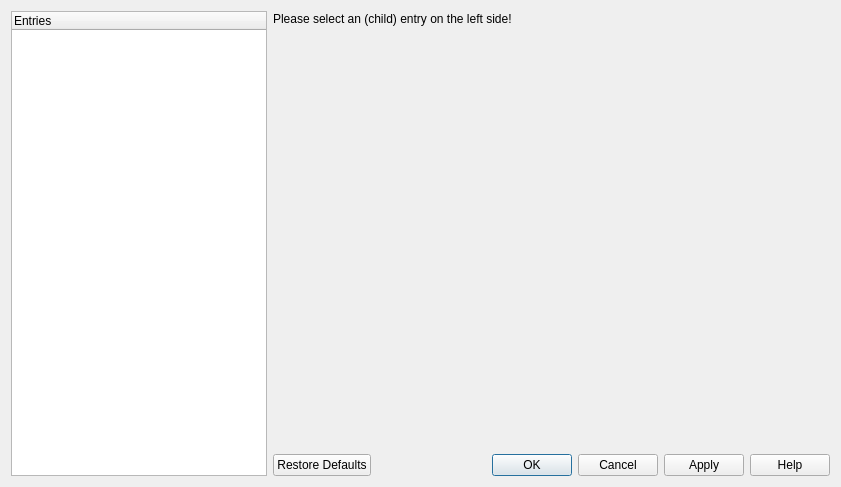
<?xml version="1.0" encoding="UTF-8"?>
<ui version="4.0">
 <class>PreferencesData</class>
 <widget class="QDialog" name="PreferencesData">
  <property name="geometry">
   <rect>
    <x>0</x>
    <y>0</y>
    <width>841</width>
    <height>487</height>
   </rect>
  </property>
  <property name="windowTitle">
   <string>Preferences</string>
  </property>
  <property name="sizeGripEnabled">
   <bool>false</bool>
  </property>
  <layout class="QHBoxLayout" name="horizontalLayout">
   <item>
    <widget class="QTreeWidget" name="entries_listview">
     <property name="sizePolicy">
      <sizepolicy hsizetype="Minimum" vsizetype="Expanding">
       <horstretch>0</horstretch>
       <verstretch>0</verstretch>
      </sizepolicy>
     </property>
     <column>
      <property name="text">
       <string>Entries</string>
      </property>
     </column>
    </widget>
   </item>
   <item>
    <layout class="QVBoxLayout" name="stackLayout">
     <item>
      <widget class="QStackedWidget" name="widget_stack">
       <property name="sizePolicy">
        <sizepolicy hsizetype="Preferred" vsizetype="Preferred">
         <horstretch>0</horstretch>
         <verstretch>0</verstretch>
        </sizepolicy>
       </property>
       <property name="lineWidth">
        <number>0</number>
       </property>
       <widget class="QWidget" name="WStackPage">
        <widget class="QLabel" name="label">
         <property name="geometry">
          <rect>
           <x>0</x>
           <y>0</y>
           <width>286</width>
           <height>16</height>
          </rect>
         </property>
         <property name="text">
          <string>Please select an (child) entry on the left side!</string>
         </property>
        </widget>
       </widget>
      </widget>
     </item>
     <item>
      <widget class="QDialogButtonBox" name="buttonBox">
       <property name="standardButtons">
        <set>QDialogButtonBox::Apply|QDialogButtonBox::Cancel|QDialogButtonBox::Help|QDialogButtonBox::Ok|QDialogButtonBox::RestoreDefaults</set>
       </property>
      </widget>
     </item>
    </layout>
   </item>
  </layout>
 </widget>
 <layoutdefault spacing="6" margin="11"/>
 <tabstops>
  <tabstop>entries_listview</tabstop>
 </tabstops>
 <includes>
  <include location="global">BALL_core/COMMON/global.h</include>
 </includes>
 <resources/>
 <connections>
  <connection>
   <sender>buttonBox</sender>
   <signal>clicked(QAbstractButton*)</signal>
   <receiver>PreferencesData</receiver>
   <slot>dialogButtonsClicked_(QAbstractButton*)</slot>
   <hints>
    <hint type="sourcelabel">
     <x>479</x>
     <y>472</y>
    </hint>
    <hint type="destinationlabel">
     <x>504</x>
     <y>484</y>
    </hint>
   </hints>
  </connection>
  <connection>
   <sender>buttonBox</sender>
   <signal>accepted()</signal>
   <receiver>PreferencesData</receiver>
   <slot>accept()</slot>
   <hints>
    <hint type="sourcelabel">
     <x>538</x>
     <y>468</y>
    </hint>
    <hint type="destinationlabel">
     <x>585</x>
     <y>627</y>
    </hint>
   </hints>
  </connection>
  <connection>
   <sender>buttonBox</sender>
   <signal>rejected()</signal>
   <receiver>PreferencesData</receiver>
   <slot>reject()</slot>
   <hints>
    <hint type="sourcelabel">
     <x>383</x>
     <y>464</y>
    </hint>
    <hint type="destinationlabel">
     <x>389</x>
     <y>567</y>
    </hint>
   </hints>
  </connection>
  <connection>
   <sender>buttonBox</sender>
   <signal>helpRequested()</signal>
   <receiver>PreferencesData</receiver>
   <slot>showHelp()</slot>
   <hints>
    <hint type="sourcelabel">
     <x>332</x>
     <y>467</y>
    </hint>
    <hint type="destinationlabel">
     <x>330</x>
     <y>596</y>
    </hint>
   </hints>
  </connection>
 </connections>
 <slots>
  <signal>applied()</signal>
  <slot>dialogButtonsClicked_(QAbstractButton*)</slot>
  <slot>showHelp()</slot>
  <slot>cancelPreferences()</slot>
 </slots>
</ui>
